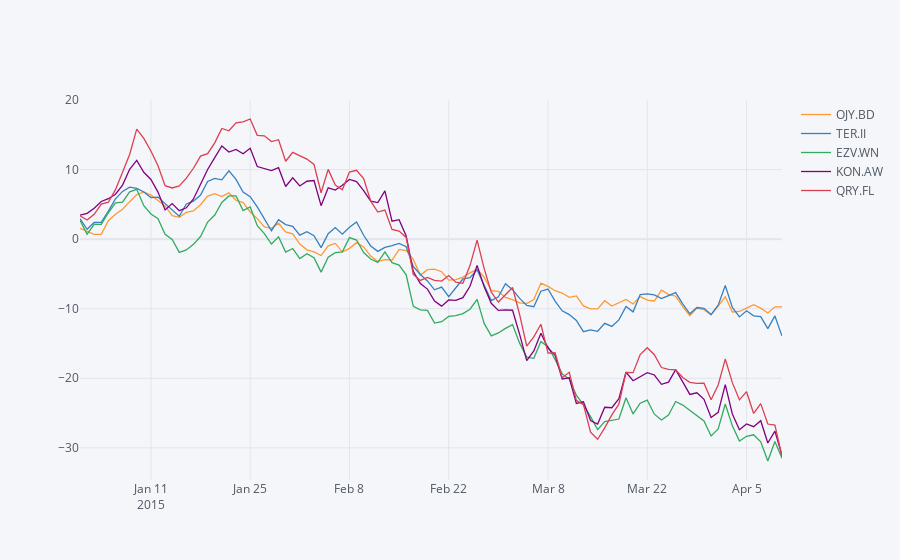

The notebook cell this image was saved under:
### Markdown cell above
3) area Chart

### Code cell
df.iplot(kind='area')
